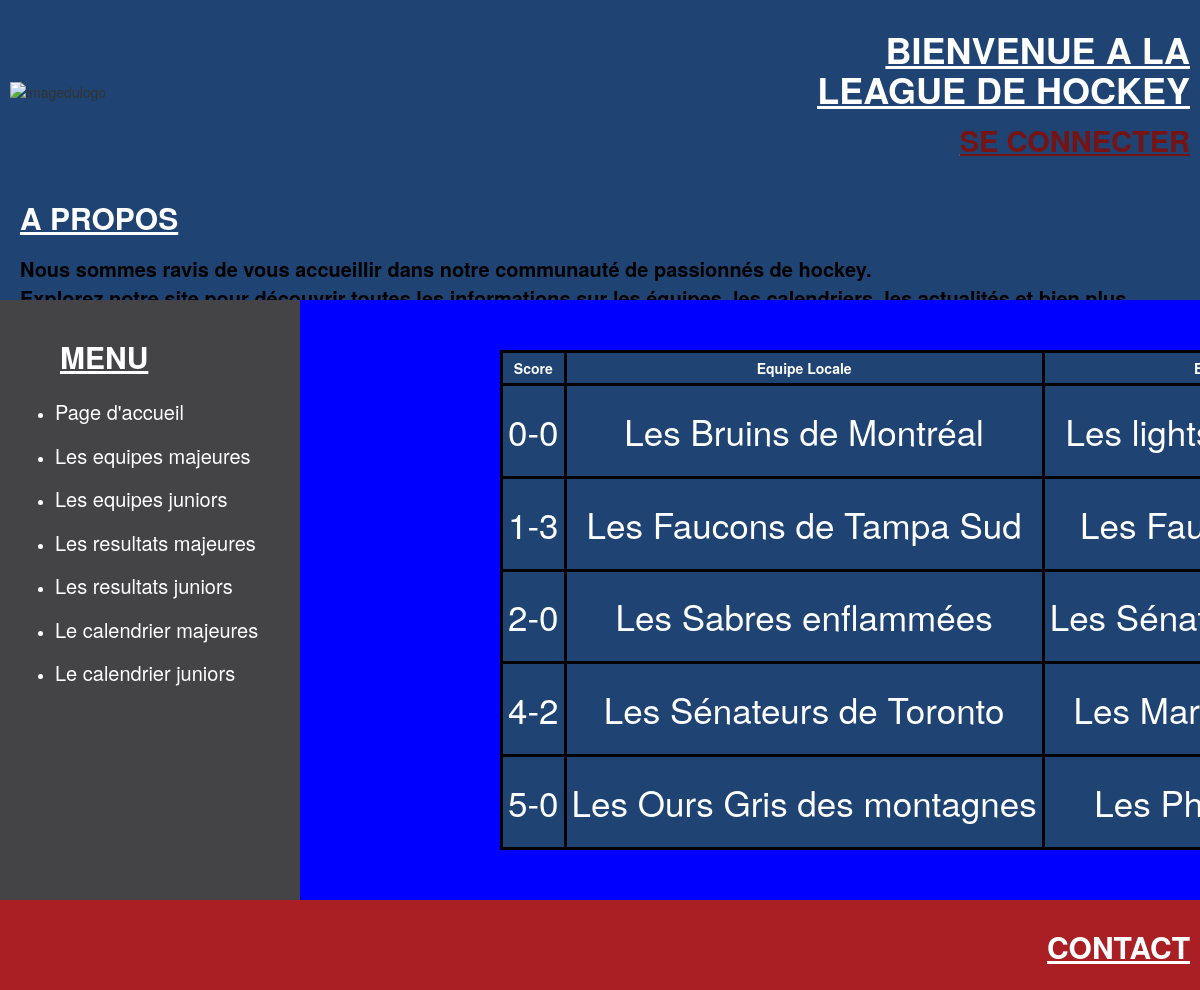
The page /?action=voirResultats on the database its author committed.
### tables this page shows
CREATE TABLE Resultats_Majeurs (
    score_matchs VARCHAR(6) PRIMARY KEY,
    nom_equipes_locales_majeures VARCHAR(65),
    nom_equipes_visiteuses_majeures VARCHAR(65),
    id_matches_majeurs INT,
    FOREIGN KEY (id_matches_majeurs) REFERENCES Matches_Ligue_Majeure(id_matches_majeurs)
);

### index.php (called while the page is built, shortened)
<?php
if (!isset($_GET['action'])) {
	$action = "";
} else {
	$action = $_GET['action'];
}
$controleur = Manufacture::creerControleur($action);
$nomVue = $controleur->executerAction();
include_once("vues/" . $nomVue . ".php");

### modele/Resultat.class.php (called while the page is built, shortened)
<?php
class Resultat
{
    private $score;
    private $equipeLocale;
    private $equipeVisiteuse;
    public function __construct($score, $equipeLocale, $equipeVisiteuse, $idMatch)
    {
        $this->score = $score;
        $this->equipeLocale = $equipeLocale;
        $this->equipeVisiteuse = $equipeVisiteuse;
    }
    public function getScore()
    {
        return $this->score;
    }
    public function getEquipeLocale()
    {
        return $this->equipeLocale;
    }
    public function getEquipeVisiteuse()
    {
        return $this->equipeVisiteuse;
    }
}
?>

### modele/DAO/ResultatsDAO.class.php (called while the page is built, shortened)
<?php
	include_once("modele/Resultat.class.php");
	class ResultatsDAO implements DAO {
		static public function chercherTous() {
			return self::chercherAvecFiltre("");
		}
		static public function chercherAvecFiltre($filtre){
			try {
				$connexion=ConnexionBD::getInstance();
			} catch(Exception $e){
				throw new Exception("Impossible d'obtenir la connexion à la BD");
			}
			$tableau=[];
			$requete = $connexion->prepare("SELECT * FROM Resultats_Majeurs " .$filtre);
			$requete->execute();
			foreach($requete as $enr){
				$UnResultat = new Resultat($enr['score_matchs'], $enr['nom_equipes_locales_majeures'],$enr['nom_equipes_visiteuses_majeures'],$enr['id_matches_majeurs']);
				array_push($tableau,$UnResultat);
			}
			return $tableau;
		}
	}
?>

### controleurs/controleurVoirResultats.class.php (called while the page is built, shortened)
<?php
	include_once("modele/DAO/ResultatsDAO.class.php");
	class VoirResultats extends  Controleur {
		public function executerAction() {
		$this->tabResultats=ResultatsDAO::chercherTous();
		return "PageResultats";
	}
}
?>

### vues/inclusions/fonctions.inc.php (the view, shortened to what this page needs)
<?php
function afficherTableResultats($unTableau) {
    echo "<table>";
    echo "<thead>";
    echo "<tr>";
    echo "<th>Score</th>";
    echo "<th>Equipe Locale</th>";
    echo "<th>Equipe Visiteuse</th>";
    echo "</tr>";
    echo "</thead>";
    echo "<tbody>";
    foreach ($unTableau as $UnResultat) {
        echo "<tr>";
        echo "<td>" . $UnResultat->getScore() . "</td>";
        echo "<td>" . $UnResultat->getEquipeLocale() . "</td>";
        echo "<td>" . $UnResultat->getEquipeVisiteuse() . "</td>";
        echo "</tr>";
    }
    echo "</tbody>";
    echo "</table>";
}
?>

### css/style.css (style rules this page uses)
body { background-color: beige; height: 750px; display: grid; grid-template-rows: 300px 600px 200px; margin: 0px; padding: 0px; }
th,td { border: 3px solid black; padding: 5px; text-align: center; background-color: #1F4373; color: white; }
.th,td { border: 3px solid black; padding: 5px; text-align: center; background-color: #1F4373; color: white; text-align: center; font-size: 35px; }

### rows shown on the page
resultats_majeurs: score_matchs "0-0", nom_equipes_locales_majeures "Les Bruins de Montréal", nom_equipes_visiteuses_majeures "Les…"
resultats_majeurs: score_matchs "1-3", nom_equipes_locales_majeures "Les Faucons de Tampa Sud", nom_equipes_visiteuses_majeures "Les…"
resultats_majeurs: score_matchs "2-0", nom_equipes_locales_majeures "Les Sabres enflammées", nom_equipes_visiteuses_majeures "Les…"
resultats_majeurs: score_matchs "4-2", nom_equipes_locales_majeures "Les Sénateurs de Toronto", nom_equipes_visiteuses_majeures "Les…"
resultats_majeurs: score_matchs "5-0", nom_equipes_locales_majeures "Les Ours Gris des montagnes", nom_equipes_visiteuses_majeures "Les…"
